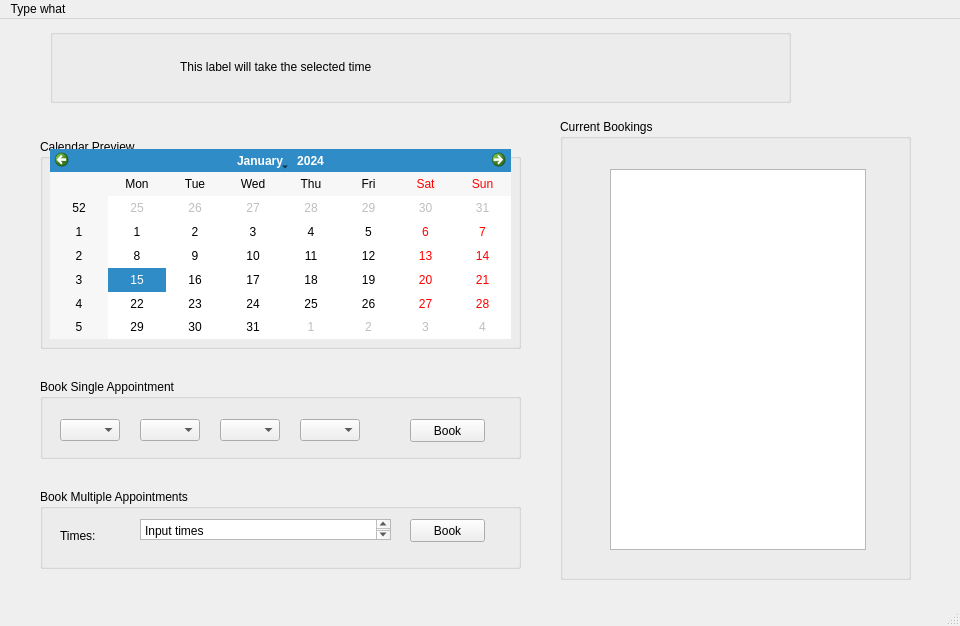
<?xml version="1.0" encoding="UTF-8"?>
<ui version="4.0">
 <class>MainWindow</class>
 <widget class="QMainWindow" name="MainWindow">
  <property name="geometry">
   <rect>
    <x>0</x>
    <y>0</y>
    <width>960</width>
    <height>626</height>
   </rect>
  </property>
  <property name="windowTitle">
   <string>MainWindow</string>
  </property>
  <widget class="QWidget" name="centralwidget">
   <widget class="QGroupBox" name="groupBox">
    <property name="geometry">
     <rect>
      <x>40</x>
      <y>120</y>
      <width>481</width>
      <height>210</height>
     </rect>
    </property>
    <property name="title">
     <string>Calendar Preview</string>
    </property>
    <widget class="QCalendarWidget" name="calendarWidget">
     <property name="geometry">
      <rect>
       <x>10</x>
       <y>10</y>
       <width>461</width>
       <height>190</height>
      </rect>
     </property>
    </widget>
   </widget>
   <widget class="QGroupBox" name="groupBox_2">
    <property name="geometry">
     <rect>
      <x>50</x>
      <y>10</y>
      <width>741</width>
      <height>74</height>
     </rect>
    </property>
    <property name="title">
     <string/>
    </property>
    <widget class="QLabel" name="label">
     <property name="geometry">
      <rect>
       <x>130</x>
       <y>30</y>
       <width>531</width>
       <height>16</height>
      </rect>
     </property>
     <property name="text">
      <string>This label will take the selected time</string>
     </property>
    </widget>
   </widget>
   <widget class="QGroupBox" name="groupBox_3">
    <property name="geometry">
     <rect>
      <x>560</x>
      <y>100</y>
      <width>351</width>
      <height>461</height>
     </rect>
    </property>
    <property name="title">
     <string>Current Bookings</string>
    </property>
    <widget class="QListView" name="Bookings">
     <property name="geometry">
      <rect>
       <x>50</x>
       <y>50</y>
       <width>256</width>
       <height>381</height>
      </rect>
     </property>
    </widget>
   </widget>
   <widget class="QGroupBox" name="groupBox_4">
    <property name="geometry">
     <rect>
      <x>40</x>
      <y>360</y>
      <width>481</width>
      <height>80</height>
     </rect>
    </property>
    <property name="title">
     <string>Book Single Appointment</string>
    </property>
    <widget class="QComboBox" name="comboBox">
     <property name="geometry">
      <rect>
       <x>20</x>
       <y>40</y>
       <width>60</width>
       <height>22</height>
      </rect>
     </property>
    </widget>
    <widget class="QComboBox" name="comboBox_2">
     <property name="geometry">
      <rect>
       <x>100</x>
       <y>40</y>
       <width>60</width>
       <height>22</height>
      </rect>
     </property>
    </widget>
    <widget class="QComboBox" name="comboBox_3">
     <property name="geometry">
      <rect>
       <x>180</x>
       <y>40</y>
       <width>60</width>
       <height>22</height>
      </rect>
     </property>
    </widget>
    <widget class="QComboBox" name="comboBox_4">
     <property name="geometry">
      <rect>
       <x>260</x>
       <y>40</y>
       <width>60</width>
       <height>22</height>
      </rect>
     </property>
    </widget>
    <widget class="QPushButton" name="pushButton">
     <property name="geometry">
      <rect>
       <x>370</x>
       <y>40</y>
       <width>75</width>
       <height>23</height>
      </rect>
     </property>
     <property name="text">
      <string>Book</string>
     </property>
    </widget>
   </widget>
   <widget class="QGroupBox" name="groupBox_5">
    <property name="geometry">
     <rect>
      <x>40</x>
      <y>470</y>
      <width>481</width>
      <height>80</height>
     </rect>
    </property>
    <property name="title">
     <string>Book Multiple Appointments</string>
    </property>
    <widget class="QPushButton" name="pushButton_2">
     <property name="geometry">
      <rect>
       <x>370</x>
       <y>30</y>
       <width>75</width>
       <height>23</height>
      </rect>
     </property>
     <property name="text">
      <string>Book</string>
     </property>
    </widget>
    <widget class="QLabel" name="label_2">
     <property name="geometry">
      <rect>
       <x>20</x>
       <y>40</y>
       <width>47</width>
       <height>14</height>
      </rect>
     </property>
     <property name="text">
      <string>Times:</string>
     </property>
    </widget>
    <widget class="QPlainTextEdit" name="plainTextEdit">
     <property name="geometry">
      <rect>
       <x>100</x>
       <y>30</y>
       <width>251</width>
       <height>21</height>
      </rect>
     </property>
     <property name="plainText">
      <string>Input times</string>
     </property>
    </widget>
   </widget>
  </widget>
  <widget class="QMenuBar" name="menubar">
   <property name="geometry">
    <rect>
     <x>0</x>
     <y>0</y>
     <width>960</width>
     <height>22</height>
    </rect>
   </property>
   <widget class="QMenu" name="menuType_what">
    <property name="title">
     <string>Type what</string>
    </property>
   </widget>
   <addaction name="menuType_what"/>
  </widget>
  <widget class="QStatusBar" name="statusbar"/>
 </widget>
 <resources/>
 <connections/>
</ui>
